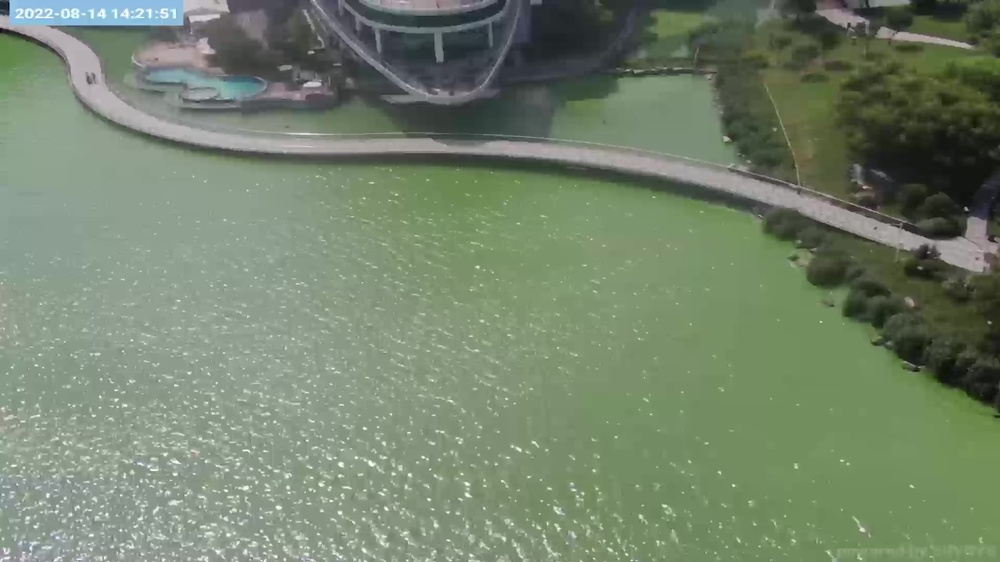
#> input picture Picmatch/ContinusePics/1.jpg, 1000 x 562 px, shrunk from 1920 x 1080 before the run
$ python featureTracking.py
#> lines starting #> are read from the running program, lines starting #| are printed output that depends on the picture; long printed decimals are rounded
import cv2
import numpy as np
import cv2 as cv
from matplotlib import pyplot as plt

fig, ax = plt.subplots()

if __name__ == '__main__':
    top, bot, left, right = 100, 100, 0, 500
    img1 = cv.imread('./ContinusePics/1.jpg')
#> img1 is the input picture: shape (562, 1000, 3); mean B, G, R 108.7, 131.3, 116.2
    img2 = cv.imread('./ContinusePics/2.jpg')
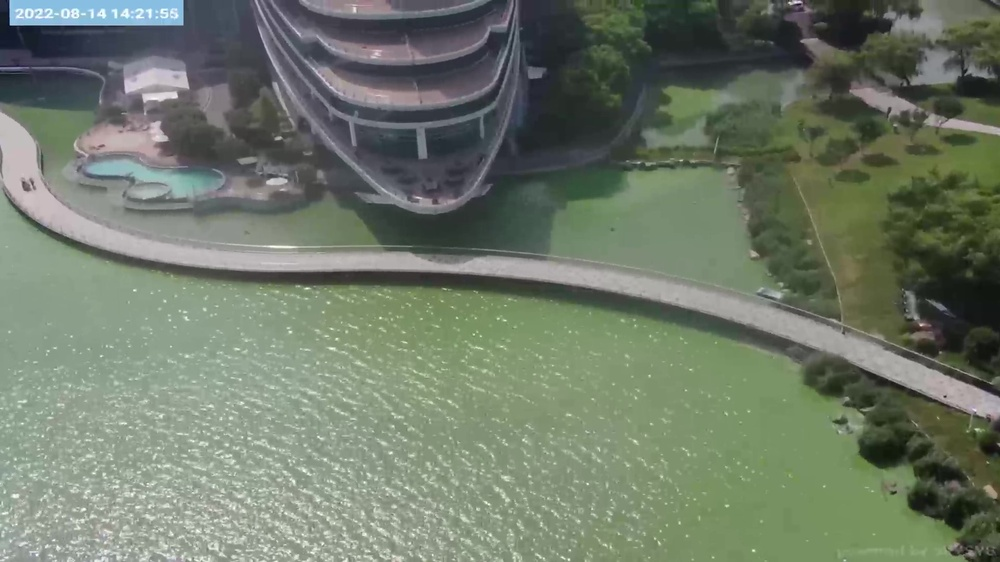
#> input picture Picmatch/ContinusePics/2.jpg, 1000 x 562 px, shrunk from 1920 x 1080 before the run
#> img2 is the input picture: shape (562, 1000, 3); mean B, G, R 105.5, 121.8, 111.2
    srcImg = cv.copyMakeBorder(img1, top, bot, left, right, cv.BORDER_CONSTANT, value=(0, 0, 0))
    testImg = cv.copyMakeBorder(img2, top, bot, left, right, cv.BORDER_CONSTANT, value=(0, 0, 0))
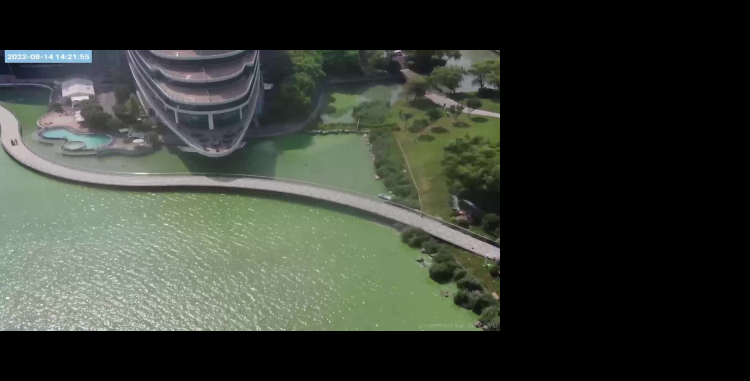
#> testImg: shape (762, 1500, 3) (shown at 1/2 size); mean B, G, R 51.9, 59.9, 54.7
    img1gray = cv.cvtColor(srcImg, cv.COLOR_BGR2GRAY)
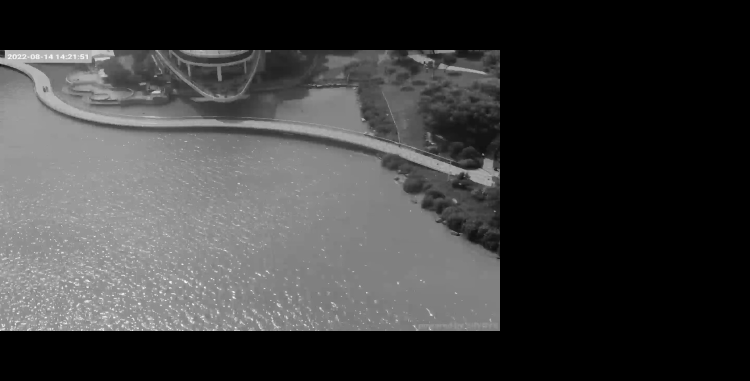
#> img1gray: shape (762, 1500) (shown at 1/2 size); min 0, max 252, mean 61.1
    img2gray = cv.cvtColor(testImg, cv.COLOR_BGR2GRAY)
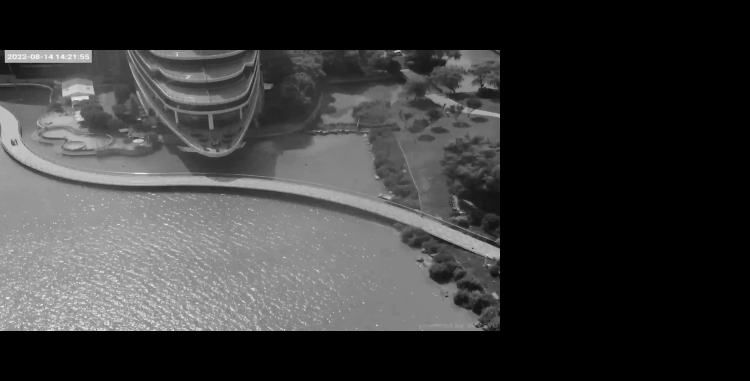
#> img2gray: shape (762, 1500) (shown at 1/2 size); min 0, max 253, mean 57.4
    # sift = cv.xfeatures2d_SIFT().create()
    sift = cv.SIFT_create()
    # find the keypoints and descriptors with SIFT
    kp1, des1 = sift.detectAndCompute(img1gray, None)
#> kp1 = 1607 keypoints; strongest (x, y, size): (163, 660, 2.5), (312, 660, 2.4), (285, 660, 2.5), (427, 660, 2.7)
    kp2, des2 = sift.detectAndCompute(img2gray, None)
#> kp2 = 2529 keypoints; strongest (x, y, size): (25, 113, 19.7), (169, 112, 19.6), (795, 102, 2.8), (799, 102, 2.4)
    # FLANN parameters
    FLANN_INDEX_KDTREE = 1
    index_params = dict(algorithm=FLANN_INDEX_KDTREE, trees=5)
    search_params = dict(checks=50)
    flann = cv.FlannBasedMatcher(index_params, search_params)
    matches = flann.knnMatch(des1, des2, k=2)
#> matches = 1607 matches

    # Need to draw only good matches, so create a mask
    matchesMask = [[0, 0] for i in range(len(matches))]
#> matchesMask = 1607 pairs, first value 0 to 0, second value 0 to 0

    good = []
    min = 9999
    pts1 = []
    pts2 = []

    # ratio test as per Lowe's paper
    for i, (m, n) in enumerate(matches):
        #print(i,(m.distance, n.distance))
        if m.distance < 0.3*n.distance:
            good.append(m)
            if (n.distance-m.distance)<min:
                min = n.distance-m.distance
            pts2.append(kp2[m.trainIdx].pt)
            pts1.append(kp1[m.queryIdx].pt)
            matchesMask[i] = [1, 0]
#> this loop made 1607 passes
#> min on passes 48, 49, 65, 127, 277: 256.7, 244.8, 226, 216.7, 88.72
#> after the loop, good = 18 matches; matchesMask = 1607 pairs, first value 0 to 1, second value 0 to 0; min = 88.72; pts1 = 18 items, first 6: (22.86, 114.6), (22.86, 114.6), (28.97, 114.6), (51.03, 110.6), (65.39, 113.5), (102.2, 113.4); pts2 = 18 items, first 6: (23.17, 114.5), (23.17, 114.5), (28.98, 114.4), (51.01, 110.5), (65.27, 113.6), (102.3, 113.4)
    print(min)
#| 88.722
    draw_params = dict(matchColor=(0, 255, 0),
                       singlePointColor=(255, 0, 0),
                       matchesMask=matchesMask,
                       flags=0)
#> draw_params = 4 items
    img3 = cv.drawMatchesKnn(img1gray, kp1, img2gray, kp2, matches, None, **draw_params)
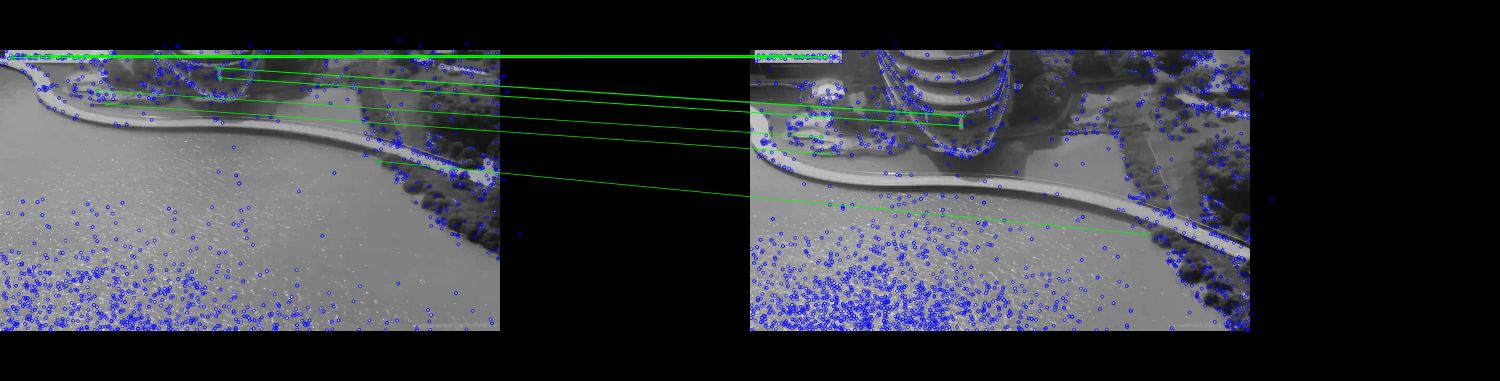
#> img3: shape (762, 3000, 3) (shown at 1/2 size); mean of channels 0, 1, 2 62.3, 56.9, 54.5; drawn as B, G, R

    cv2.imwrite("./onlypic1.png",img3)
    ax = plt.axes()
    ax.set(facecolor = "orange")
    plt.imshow(img3, ), plt.show()

    rows, cols = srcImg.shape[:2]
#> rows = 762; cols = 1500
    MIN_MATCH_COUNT = 5
    if len(good) > MIN_MATCH_COUNT:
        src_pts = np.float32([kp1[m.queryIdx].pt for m in good]).reshape(-1, 1, 2)
#> src_pts = 18 rows, first 8: [22.86, 114.6], [22.86, 114.6], [28.97, 114.6], [51.03, 110.6], [65.39, 113.5], [102.2, 113.4], [102.7, 110.6], [118.4, 114.9]
        dst_pts = np.float32([kp2[m.trainIdx].pt for m in good]).reshape(-1, 1, 2)
#> dst_pts = 18 rows, first 8: [23.17, 114.5], [23.17, 114.5], [28.98, 114.4], [51.01, 110.5], [65.27, 113.6], [102.3, 113.4], [102.7, 110.6], [118.6, 114.8]
        M, mask = cv.findHomography(src_pts, dst_pts, cv.RANSAC, 5.0)
#> M = [[0.954, -0.266, 31.23], [-0.0107, 1.39, -47.32], [-0.00014, -0.000168, 1]]; mask = 18 values, max 1 at index 0, min 0 at index 11, mean 0.667
        warpImg = cv.warpPerspective(testImg, np.array(M), (testImg.shape[1], testImg.shape[0]), flags=cv.WARP_INVERSE_MAP)
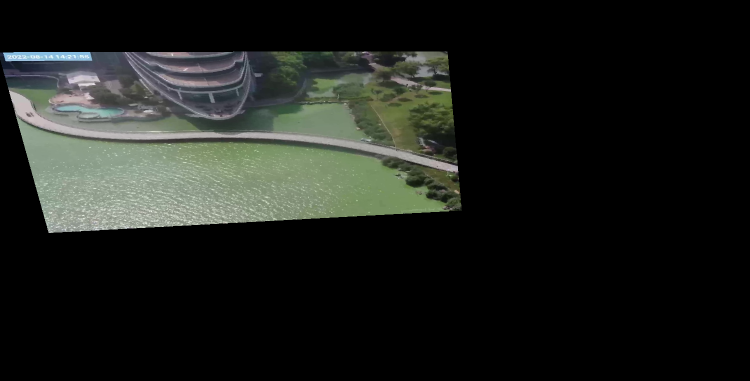
#> warpImg: shape (762, 1500, 3) (shown at 1/2 size); mean B, G, R 27.7, 31.5, 28.8

        for col in range(0, cols):
            if srcImg[:, col].any() and warpImg[:, col].any():
                left = col
                break
        for col in range(cols-1, 0, -1):
            if srcImg[:, col].any() and warpImg[:, col].any():
                right = col
                break

        res = np.zeros([rows, cols, 3], np.uint8)
        for row in range(0, rows):
            for col in range(0, cols):
                if not srcImg[row, col].any():
                    res[row, col] = warpImg[row, col]
                elif not warpImg[row, col].any():
                    res[row, col] = srcImg[row, col]
                else:
                    srcImgLen = float(abs(col - left))
                    testImgLen = float(abs(col - right))
                    alpha = srcImgLen / (srcImgLen + testImgLen)
                    res[row, col] = np.clip(srcImg[row, col] * (1-alpha) + warpImg[row, col] * alpha, 0, 255)
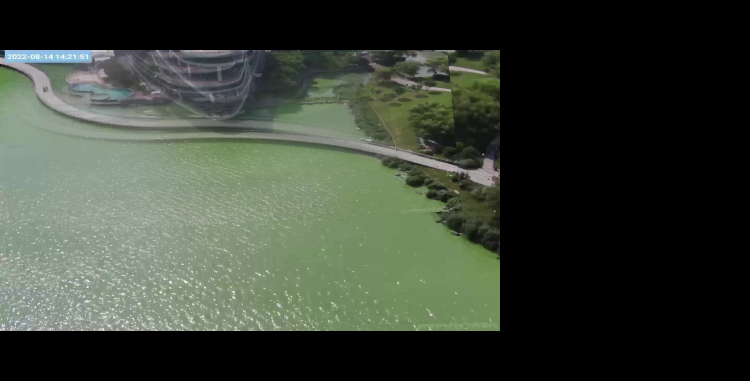
#> res: shape (762, 1500, 3) (shown at 1/2 size); mean B, G, R 53.5, 64.4, 57.2
        cv.imwrite("./res/res.png", res)
        # opencv is bgr, matplotlib is rgb
        res = cv.cvtColor(res, cv.COLOR_BGR2RGB)
        # show the result
        plt.style.use('seaborn-paper')
        plt.figure()
        plt.imshow(res)
        plt.show()
        fig.savefig('./matchline1.svg', dpi=600, format='svg')

    else:
        print("Not enough matches are found - {}/{}".format(len(good), MIN_MATCH_COUNT))
        matchesMask = None
